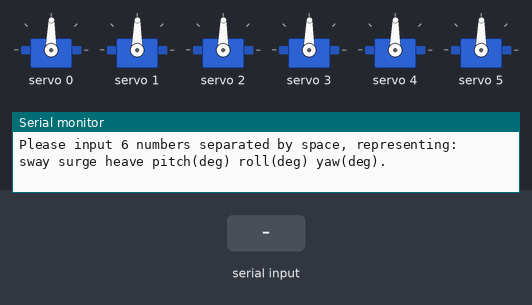
The sketch below on a simulated Arduino Uno, built with avr-gcc and run on an emulated ATmega328P. Parts: 6 × servo, the last lines printed to the serial monitor. The inputs (shaded band) are chosen by the test bench.

Above: at 0.1 s.
At 2.2 s:
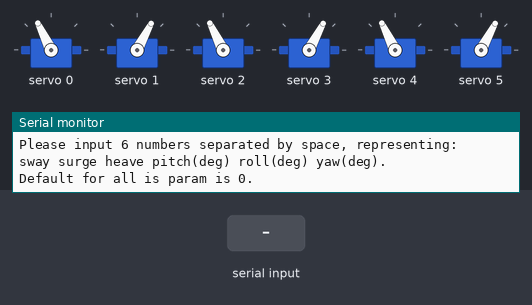
2.3 s: "90,45,200\n" received over Serial
At 3.7 s:
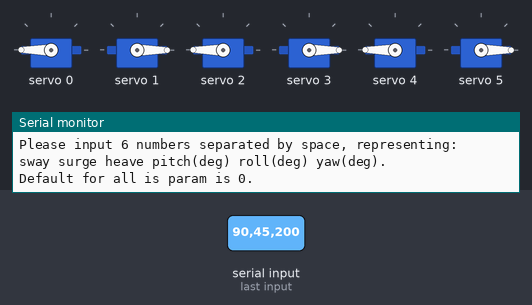
Timing chart, 0 to 5.3 s (numbered marks = the images above; inputs shaded):
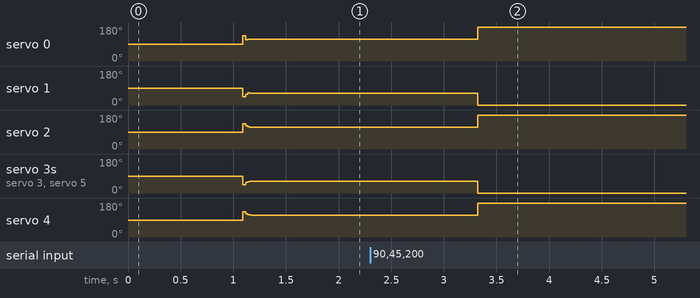

Measured:
- after the input at 2.3 s, servo 0, servo 2, servo 4: 116° → 180° after 1.0 s; servo 1, servo 3, servo 5: 62° → 0° after 1.0 s

The sketch:

Stewart_Platform.ino
```cpp
#include <Wire.h>
#include <Adafruit_PWMServoDriver.h>
#include "CommandLine.h"

Adafruit_PWMServoDriver pwm = Adafruit_PWMServoDriver();

const float pi = 3.14159,
theta_r = radians(0),
theta_p = radians(40),
theta_s[] = {pi, -2*pi/3, pi/3, 2*pi/3, -pi/3, 0},
RD = 6.0,
PD = 7.4,
L1 = 1.76,
L2 = 11.6,
z_home = 10.8,
servo_min = -0.5,
servo_max = pi/2,
servo_mult = 2/pi*200,
p[2][6] = {{PD*cos(pi/6 + theta_p), PD*cos(pi/6 - theta_p), PD*cos(-(pi/2 - theta_p)), -PD*cos(-(pi/2 - theta_p)), -PD*cos(pi/6 - theta_p), -PD*cos(pi/6 + theta_p)},
           {PD*sin(pi/6 + theta_p), PD*sin(pi/6 - theta_p), PD*sin(-(pi/2 - theta_p)), PD*sin(-(pi/2 - theta_p)), PD*sin(pi/6 - theta_p), PD*sin(pi/6 + theta_p)}},
re[2][6] = {{RD*cos(pi/6 + theta_r), RD*cos(pi/6 - theta_r), RD*cos(-(pi/2 - theta_r)), -RD*cos(-(pi/2 - theta_r)), -RD*cos(pi/6 - theta_r), -RD*cos(pi/6 + theta_r)},
            {RD*sin(pi/6 + theta_r), RD*sin(pi/6 - theta_r), RD*sin(-(pi/2 - theta_r)), RD*sin(-(pi/2 - theta_r)), RD*sin(pi/6 - theta_r), RD*sin(pi/6 + theta_r)}};
/*
theta_r = angle between attachment points
theta_p = angle between rotation points
theta_s = orientation of the servos
RD = distance to end effector attachment points
PD = distance to servo rotation points
L1 = servo arm length
L2 = connecting arm length
z_home = default z height with servo arms horizontal
servo_min = lower limit for servo arm angle
servo_max = upper limit for servo arm angle
servo_mult = multiplier to convert to milliseconds
p = location of servo rotation points in base frame [x/y][1-6]
re = location of attachment points in end effector frame [x/y][1-6]
*/
// const int servo_pin[] = {1, 2, 3, 4, 5, 6};
const int servo_zero[6] = {300, 300, 300, 300, 300, 300};
/*
servo_pin = servo pin assignments,
servo_zero = zero angles for each servo (horizontal)
*/
// The code:
// Servo servo[6];
/*
Servos 0, 2, 4: reversed (+ = down, - = up)
Servos 1, 3, 5: normal (+ = up, - = down)
*/
void setup()
{
  Serial.begin(9600);
  Serial.println("Please input 6 numbers separated by space, representing:");
  Serial.println("sway surge heave pitch(deg) roll(deg) yaw(deg).");
  Serial.println("Default for all is param is 0.");
  pwm.begin();
  pwm.setPWMFreq(50);  // Analog servos run at ~60 Hz updates

  //yield();
  for(int i = 0; i < 6; i++) {
    pwm.setPWM(i, 0, servo_zero[i]);
  }
  delay(1000);
}

void loop()
{
  static float pe[6] = {0, 0, 0, 0, 0, 0},
  theta_a[6],
  servo_pos[6],
  q[3][6],
  r[3][6],
  dl[3][6],
  dl2[6];
  /*
  pe = location and orientation of end effector frame relative to the base frame [sway, surge, heave, pitch, roll, yaw)
  theta_a = angle of the servo arm
  servo_pos = value written to each servo
  q = position of lower mounting point of connecting link [x,y,x][1-6]
  r = position of upper mounting point of connecting link
  dl = difference between x,y,z coordinates of q and r
  dl2 = distance between q and r
  */

  static float input[6] = {0, 0, 0, 0, 0, 0};

  for (int i = 0; i < 6; i++) {
    if (Serial.available()) {
      float num = Serial.parseFloat();
      if (i < 3) {
        pe[i] = num;
      } else {
        pe[i] = radians(num);
      }
    }
  }

  while (Serial.available()) {
    Serial.read();
  }

  for (int i = 0; i < 6; i++) {
    q[0][i] = L1*cos(-theta_a[i])*cos(theta_s[i]) + p[0][i];
    q[1][i] = L1*cos(-theta_a[i])*sin(theta_s[i]) + p[1][i];
    q[2][i] = -L1*sin(-theta_a[i]);

    r[0][i] = re[0][i]*cos(pe[4])*cos(pe[5]) + re[1][i]*(sin(pe[3])*sin(pe[4])*cos(pe[5]) - cos(pe[3])*sin(pe[5])) + pe[0];
    r[1][i] = re[0][i]*cos(pe[4])*sin(pe[5]) + re[1][i]*(cos(pe[3])*cos(pe[5]) + sin(pe[3])*sin(pe[4])*sin(pe[5])) + pe[1];
    r[2][i] = -re[0][i]*sin(pe[4]) + re[1][i]*sin(pe[3])*cos(pe[4]) + z_home + pe[2];

    dl[0][i] = q[0][i] - r[0][i];
    dl[1][i] = q[1][i] - r[1][i];
    dl[2][i] = q[2][i] - r[2][i];

    dl2[i] = sqrt(dl[0][i]*dl[0][i] + dl[1][i]*dl[1][i] + dl[2][i]*dl[2][i]) - L2;

    theta_a[i] += dl2[i];

    theta_a[i] = constrain(theta_a[i], servo_min, servo_max);

    if (i%2 == 0) {
      servo_pos[i] = servo_zero[i] + theta_a[i]*servo_mult;
    } else {
      servo_pos[i] = servo_zero[i] - theta_a[i]*servo_mult;
    }
  }

  for(int i = 0; i < 6; i++) {
    // servo[i].writeMicroseconds(servo_pos[i]);
    pwm.setPWM(i, 0, servo_pos[i]);
  }
}
```

CommandLine.h
```cpp
/*****************************************************************************

  How to Use CommandLine:
    Create a sketch.  Look below for a sample setup and main loop code and copy and paste it in into the new sketch.

   Create a new tab.  (Use the drop down menu (little triangle) on the far right of the Arduino Editor.
   Name the tab CommandLine.h
   Paste this file into it.

  Test:
     Download the sketch you just created to your Arduino as usual and open the Serial Window.  Typey these commands followed by return:
      add 5, 10
      subtract 10, 5

    Look at the add and subtract commands included and then write your own!


*****************************************************************************
  Here's what's going on under the covers
*****************************************************************************
  Simple and Clear Command Line Interpreter

     This file will allow you to type commands into the Serial Window like,
        add 23,599
        blink 5
        playSong Yesterday

     to your sketch running on the Arduino and execute them.

     Implementation note:  This will use C strings as opposed to String Objects based on the assumption that if you need a commandLine interpreter,
     you are probably short on space too and the String object tends to be space inefficient.

   1)  Simple Protocol
         Commands are words and numbers either space or comma spearated
         The first word is the command, each additional word is an argument
         "\n" terminates each command

   2)  Using the C library routine strtok:
       A command is a word separated by spaces or commas.  A word separated by certain characters (like space or comma) is called a token.
       To get tokens one by one, I use the C lib routing strtok (part of C stdlib.h see below how to include it).
           It's part of C language library <string.h> which you can look up online.  Basically you:
              1) pass it a string (and the delimeters you use, i.e. space and comman) and it will return the first token from the string
              2) on subsequent calls, pass it NULL (instead of the string ptr) and it will continue where it left off with the initial string.
        I've written a couple of basic helper routines:
            readNumber: uses strtok and atoi (atoi: ascii to int, again part of C stdlib.h) to return an integer.
              Note that atoi returns an int and if you are using 1 byte ints like uint8_t you'll have to get the lowByte().
            readWord: returns a ptr to a text word

   4)  DoMyCommand: A list of if-then-elses for each command.  You could make this a case statement if all commands were a single char.
      Using a word is more readable.
          For the purposes of this example we have:
              Add
              Subtract
              nullCommand
*/
/******************sample main loop code ************************************

  #include "CommandLine.h"

  void
  setup() {
  Serial.begin(115200);
  }

  void
  loop() {
  bool received = getCommandLineFromSerialPort(CommandLine);      //global CommandLine is defined in CommandLine.h
  if (received) DoMyCommand(CommandLine);
  }

**********************************************************************************/

//Name this tab: CommandLine.h

#include <string.h>
#include <stdlib.h>

//this following macro is good for debugging, e.g.  print2("myVar= ", myVar);
#define print2(x,y) (Serial.print(x), Serial.println(y))


#define CR '\r'
#define LF '\n'
#define BS '\b'
#define NULLCHAR '\0'
#define SPACE ' '

#define COMMAND_BUFFER_LENGTH        25                        //length of serial buffer for incoming commands
char   CommandLine[COMMAND_BUFFER_LENGTH + 1];                 //Read commands into this buffer from Serial.  +1 in length for a termination char

const char *delimiters            = ", \n";                    //commands can be separated by return, space or comma

/*************************************************************************************************************
     your Command Names Here
*/
const char *addCommandToken       = "add";                     //Modify here
const char *subtractCommandToken  = "sub";                     //Modify here


/*************************************************************************************************************
    getCommandLineFromSerialPort()
      Return the string of the next command. Commands are delimited by return"
      Handle BackSpace character
      Make all chars lowercase
*************************************************************************************************************/

bool
getCommandLineFromSerialPort(char * commandLine)
{
  static uint8_t charsRead = 0;                      //note: COMAND_BUFFER_LENGTH must be less than 255 chars long
  //read asynchronously until full command input
  while (Serial.available()) {
    char c = Serial.read();
    switch (c) {
      case CR:      //likely have full command in buffer now, commands are terminated by CR and/or LS
      case LF:
        commandLine[charsRead] = NULLCHAR;       //null terminate our command char array
        if (charsRead > 0)  {
          charsRead = 0;                           //charsRead is static, so have to reset
          Serial.println(commandLine);
          return true;
        }
        break;
      case BS:                                    // handle backspace in input: put a space in last char
        if (charsRead > 0) {                        //and adjust commandLine and charsRead
          commandLine[--charsRead] = NULLCHAR;
          Serial << byte(BS) << byte(SPACE) << byte(BS);  //no idea how this works, found it on the Internet
        }
        break;
      default:
        // c = tolower(c);
        if (charsRead < COMMAND_BUFFER_LENGTH) {
          commandLine[charsRead++] = c;
        }
        commandLine[charsRead] = NULLCHAR;     //just in case
        break;
    }
  }
  return false;
}


/* ****************************
   readNumber: return a 16bit (for Arduino Uno) signed integer from the command line
   readWord: get a text word from the command line

*/
int
readNumber () {
  char * numTextPtr = strtok(NULL, delimiters);         //K&R string.h  pg. 250
  return atoi(numTextPtr);                              //K&R string.h  pg. 251
}

char * readWord() {
  char * word = strtok(NULL, delimiters);               //K&R string.h  pg. 250
  return word;
}

void
nullCommand(char * ptrToCommandName) {
  print2("Command not found: ", ptrToCommandName);      //see above for macro print2
}


/****************************************************
   Add your commands here
*/

int addCommand() {                                      //Modify here
  int firstOperand = readNumber();
  int secondOperand = readNumber();
  return firstOperand + secondOperand;
}

int subtractCommand() {                                //Modify here
  int firstOperand = readNumber();
  int secondOperand = readNumber();
  return firstOperand - secondOperand;
}

/****************************************************
   DoMyCommand
*/
bool
DoMyCommand(char * commandLine) {
  //  print2("\nCommand: ", commandLine);
  int result;

  char * ptrToCommandName = strtok(commandLine, delimiters);
  //  print2("commandName= ", ptrToCommandName);

  if (strcmp(ptrToCommandName, addCommandToken) == 0) {                   //Modify here
    result = addCommand();
    print2(">    The sum is = ", result);

  } else {
    if (strcmp(ptrToCommandName, subtractCommandToken) == 0) {           //Modify here
      result = subtractCommand();                                       //K&R string.h  pg. 251
      print2(">    The difference is = ", result);

    } else {
      nullCommand(ptrToCommandName);
    }
  }
}
```
